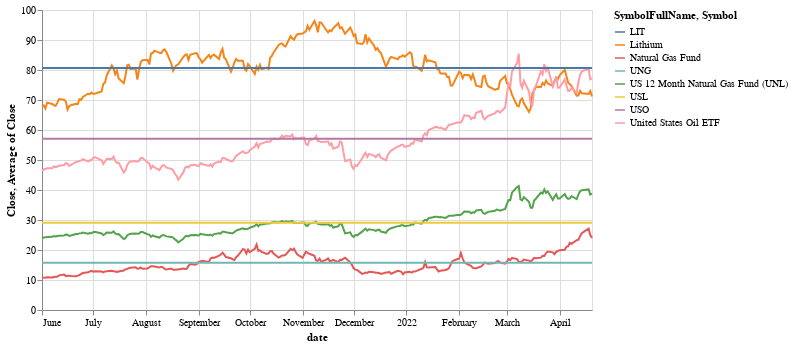

The cell this chart's notebook holds for it:
### Code cell
import altair as alt
from vega_datasets import data

source = df_combined

print(source)

base = alt.Chart(source).properties(width=550)

line = base.mark_line().encode(
    x='date',
    y='Close',
    color='SymbolFullName'
)

rule = base.mark_rule().encode(
    y='average(Close)',
    color='Symbol',
    size=alt.value(2)
)

line + rule

### Figure 1 — Vega-Lite specification as saved in the notebook (floating-point values rounded to 4 significant figures; data arrays with more than 128 entries replaced by an {"elided": "..."} marker saying what was removed)
{"config": {"view": {"continuousWidth": 400, "continuousHeight": 300}}, "layer": [{"mark": "line", "encoding": {"color": {"field": "SymbolFullName", "type": "nominal"}, "x": {"field": "date", "type": "temporal"}, "y": {"field": "Close", "type": "quantitative"}}, "width": 550}, {"mark": "rule", "encoding": {"color": {"field": "Symbol", "type": "nominal"}, "size": {"value": 2}, "y": {"aggregate": "average", "field": "Close", "type": "quantitative"}}, "width": 550}], "data": {"name": "data-86d7f2f640eeb02843a1c5883336d855"}, "$schema": "https://vega.github.io/schema/vega-lite/v4.17.0.json", "datasets": {"data-86d7f2f640eeb02843a1c5883336d855": {"elided": "900 records"}}}
